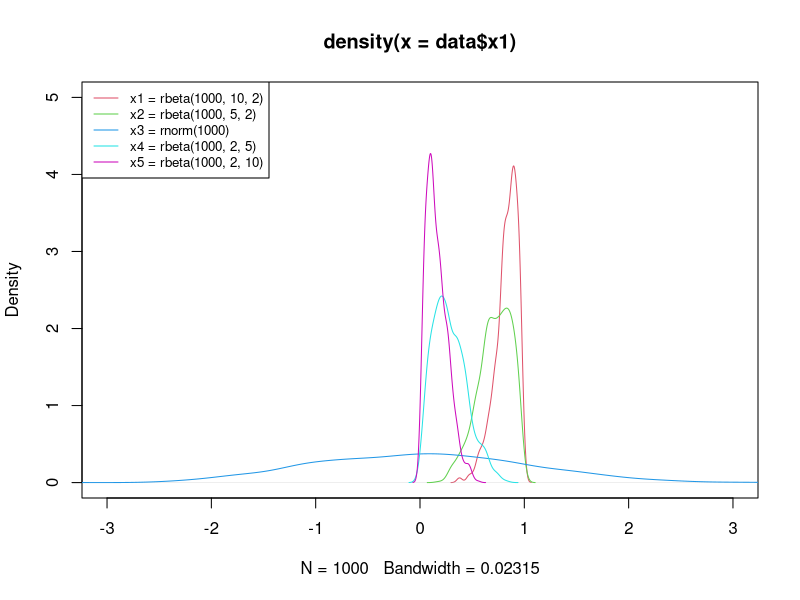
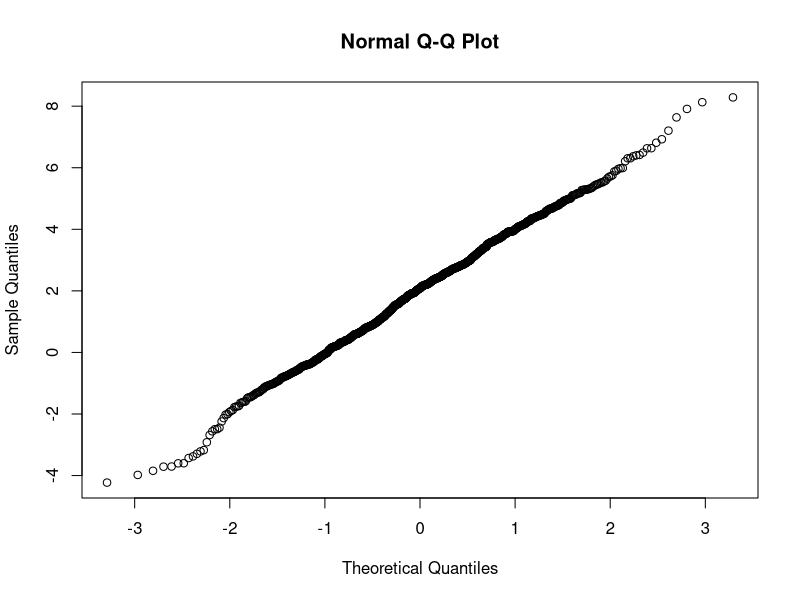
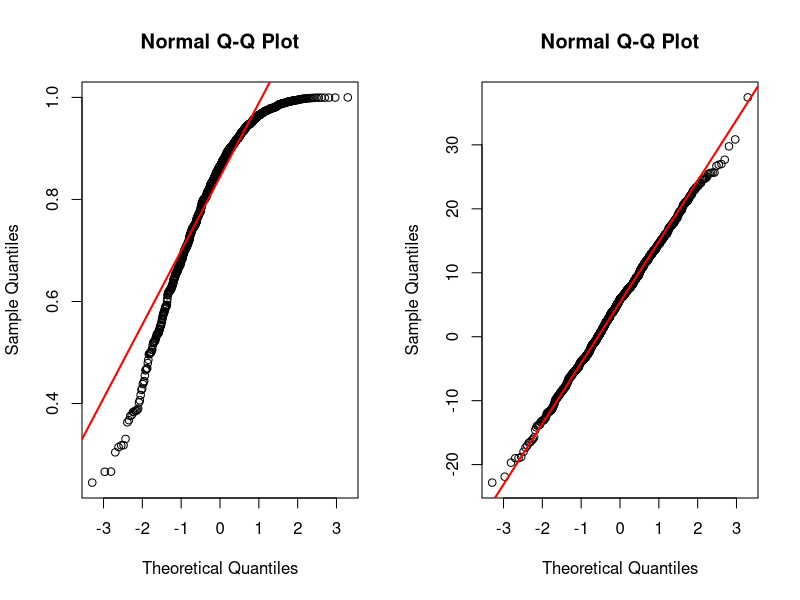

Source code (R) for these figures, in order:
## ---- chunk 1
knitr::opts_chunk$set(echo = TRUE)
## ---- chunk 2

# The following example was taken from: https://statisticsglobe.com/draw-normal-left-right-skewed-distributions-r

set.seed(35486)                    # Create random distributions
data <- data.frame(x1 = rbeta(1000, 10, 2),
                   x2 = rbeta(1000, 5, 2),
                   x3 = rnorm(1000),
                   x4 = rbeta(1000, 2, 5),
                   x5 = rbeta(1000, 2, 10))

head(data)                         # Print head of data
## ---- chunk 3
plot(density(data$x1), col = 2,    # Overlay all columns as densities
     xlim = c(- 3, 3),
     ylim = c(0, 5))
lines(density(data$x2), col = 3)

lines(density(data$x3), col = 4)
lines(density(data$x4), col = 5)
lines(density(data$x5), col = 6)
legend("topleft",                  # Add legend to plot
       legend = c("x1 = rbeta(1000, 10, 2)",
                  "x2 = rbeta(1000, 5, 2)",
                  "x3 = rnorm(1000)",
                  "x4 = rbeta(1000, 2, 5)",
                  "x5 = rbeta(1000, 2, 10)"),
       col = 2:6,
       lty = 1,
       cex = 0.8)

## ---- chunk 4
generate_dataset <- function(datasets, vectors, samples) {
  list_datasets <- list()
  dataset_names <- list()
  for(n in seq(datasets)){
    dataset <- matrix(nrow= samples, ncol=vectors)
    col_names <- list()
    for(i in seq(vectors)){
      value <- rbeta(samples, 10, 2)
      dataset[,i] <- value
      var_name <- paste0("vector_", i)
      col_names <- c(col_names, var_name)
    }
    dataset <- data.frame(dataset)
    colnames(dataset) <- col_names
    list_datasets[[n]] <- dataset
    new_name <- paste0("dataset", n)
    dataset_names <- c(dataset_names, new_name)
  }
  names(list_datasets) <- dataset_names
  return(list_datasets)
}

test_refactored_1 <- generate_dataset(3, 300, 1000)
## ---- chunk 5
generate_dataset <- function(datasets, vectors, samples) {
  list_datasets <- list()
  dataset_names <- list()
  for(n in seq(datasets)){
    dataset <- matrix(nrow= samples, ncol=vectors)
    col_names <- list()
    for(i in seq(vectors)){
      value <- rbeta(samples, sample.int(10, 1), sample.int(10, 1))
      dataset[,i] <- value
      var_name <- paste0("vector_", i)
      col_names <- c(col_names, var_name)
    }
    dataset <- data.frame(dataset)
    colnames(dataset) <- col_names
    list_datasets[[n]] <- dataset
    new_name <- paste0("dataset", n)
    dataset_names <- c(dataset_names, new_name)
  }
  names(list_datasets) <- dataset_names
  return(list_datasets)
}

test_refacotred_2 <- generate_dataset(3, 300, 1000)
## ---- chunk 6
generate_dataset <- function(n, vectors, samples, calc_function = rbeta) {
  list_datasets <- list()
  dataset_names <- list()
  for(n in seq(n)){
    dataset <- matrix(nrow= samples, ncol=vectors)
    col_names <- list()
    for(i in seq(vectors)){
      value <- calc_function(samples, sample.int(10, 1), sample.int(10, 1))
      dataset[,i] <- value
      var_name <- paste0("vector_", i)
      col_names <- c(col_names, var_name)
    }
    dataset <- data.frame(dataset)
    colnames(dataset) <- col_names
    list_datasets[[n]] <- dataset
    new_name <- paste0("dataset", n)
    dataset_names <- c(dataset_names, new_name)
  }
  names(list_datasets) <- dataset_names
  return(list_datasets)
}

test_refactored_3 <- generate_dataset(3, 300, 1000, rnorm)
dataframe_1 <- test_refactored_3[[1]]
qqnorm(dataframe_1[[1]])
## ---- chunk 7
generate_dataset <- function(n, vectors, samples, calc_function = rbeta) {
  list_datasets <- list()
  dataset_names <- list()
  for(n in seq(n)){
    dataset <- matrix(nrow= samples, ncol=vectors)
    col_names <- list()
    for(i in seq(vectors)){
      value <- calc_function(samples, sample.int(10, 1), sample.int(10, 1))
      dataset[,i] <- value
      var_name <- paste0("vector_", i)
      col_names <- c(col_names, var_name)
    }
    dataset <- data.frame(dataset)
    colnames(dataset) <- col_names
    list_datasets[[n]] <- dataset
    new_name <- paste0("dataset", n)
    dataset_names <- c(dataset_names, new_name)
  }
  names(list_datasets) <- dataset_names
  return(list_datasets)
}
## ---- chunk 8
sample_dataset_beta <- generate_dataset(1, 300, 1000, rbeta)
sample_dataset_norm <- generate_dataset(1, 300, 1000, rnorm)
## ---- chunk 9
par(mfrow=c(1,2))

dataframe_beta <- sample_dataset_beta[[1]]
dataframe_norm <- sample_dataset_norm[[1]]

qqnorm(dataframe_beta[[1]])
qqline(dataframe_beta[[1]], col = "red", lwd = 2)
qqnorm(dataframe_norm[[1]])
qqline(dataframe_norm[[1]], col = "red", lwd = 2)
